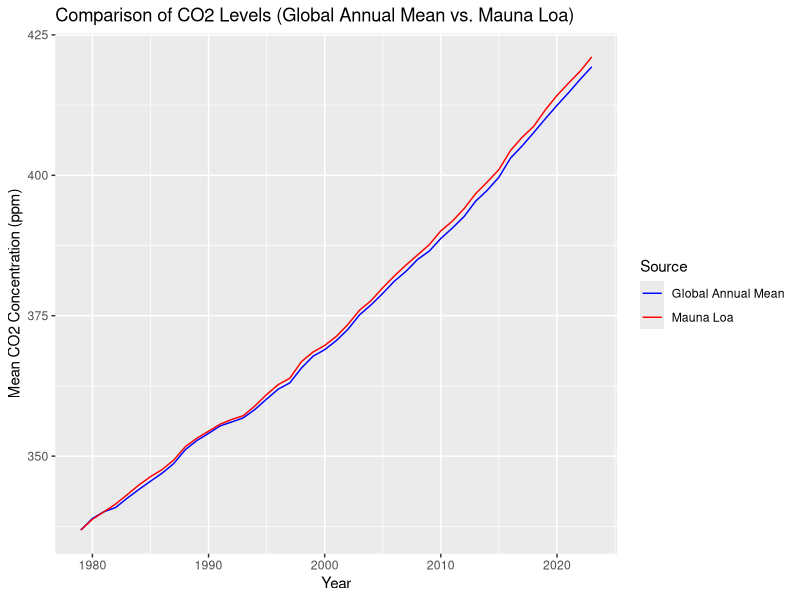
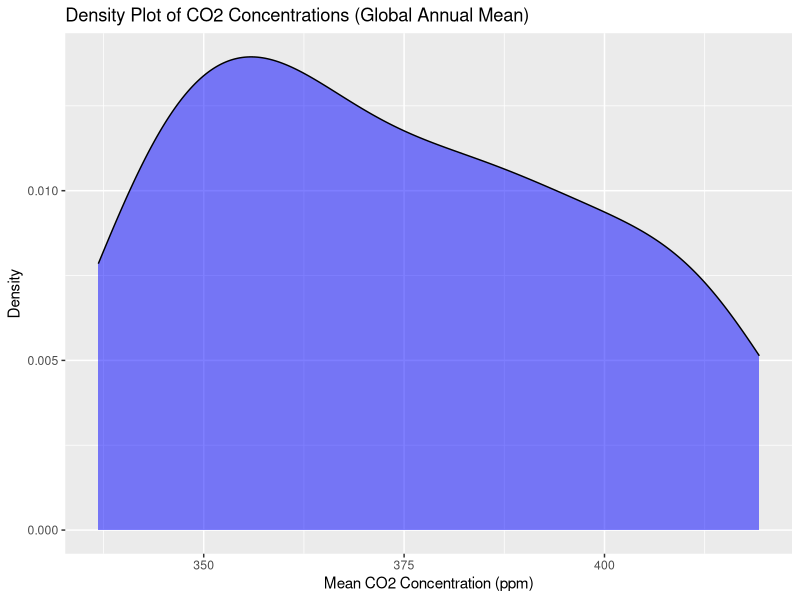

Recreate these plots in R, in order.
## ---- chunk 1
library(tidyverse)

gl_mean <- read_csv('data/co2-annmean-gl.csv') |>
  mutate(Source = "Global Annual Mean")
mlo_mean <- read_csv('data/co2-annmean-mlo.csv')|>
  mutate(Source = "Mauna Loa")

combined_data <- bind_rows(gl_mean, mlo_mean) |>
  filter(Year >= 1979)

ggplot(combined_data, aes(x = Year, y = Mean, color = Source)) +
  geom_line() +
  labs(title = "Comparison of CO2 Levels (Global Annual Mean vs. Mauna Loa)",
       x = "Year",
       y = "Mean CO2 Concentration (ppm)") +
  scale_color_manual(values = c("Global Annual Mean" = "blue", "Mauna Loa" = "red"))

## ---- chunk 2

ggplot(gl_mean, aes(x = Mean)) +
  geom_density(fill = "blue", alpha = 0.5) +
  labs(title = "Density Plot of CO2 Concentrations (Global Annual Mean)",
       x = "Mean CO2 Concentration (ppm)",
       y = "Density")


